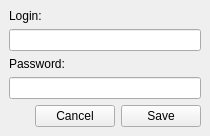
<?xml version="1.0" encoding="UTF-8"?>
<ui version="4.0">
 <class>loginWindow</class>
 <widget class="QMainWindow" name="loginWindow">
  <property name="geometry">
   <rect>
    <x>0</x>
    <y>0</y>
    <width>210</width>
    <height>130</height>
   </rect>
  </property>
  <property name="windowTitle">
   <string>Login</string>
  </property>
  <widget class="QWidget" name="centralwidget">
   <layout class="QVBoxLayout" name="verticalLayout">
    <item>
     <widget class="QLabel" name="label">
      <property name="text">
       <string>Login:</string>
      </property>
     </widget>
    </item>
    <item>
     <widget class="QLineEdit" name="loginLine"/>
    </item>
    <item>
     <widget class="QLabel" name="label_2">
      <property name="text">
       <string>Password:</string>
      </property>
     </widget>
    </item>
    <item>
     <widget class="QLineEdit" name="passwordLine">
      <property name="echoMode">
       <enum>QLineEdit::Password</enum>
      </property>
     </widget>
    </item>
    <item>
     <layout class="QHBoxLayout" name="horizontalLayout">
      <item>
       <spacer name="horizontalSpacer">
        <property name="orientation">
         <enum>Qt::Horizontal</enum>
        </property>
        <property name="sizeHint" stdset="0">
         <size>
          <width>40</width>
          <height>20</height>
         </size>
        </property>
       </spacer>
      </item>
      <item>
       <widget class="QPushButton" name="cancelButton">
        <property name="text">
         <string>Cancel</string>
        </property>
       </widget>
      </item>
      <item>
       <widget class="QPushButton" name="saveButton">
        <property name="text">
         <string>Save</string>
        </property>
       </widget>
      </item>
     </layout>
    </item>
   </layout>
  </widget>
 </widget>
 <resources/>
 <connections>
  <connection>
   <sender>cancelButton</sender>
   <signal>clicked()</signal>
   <receiver>loginWindow</receiver>
   <slot>close()</slot>
   <hints>
    <hint type="sourcelabel">
     <x>75</x>
     <y>107</y>
    </hint>
    <hint type="destinationlabel">
     <x>22</x>
     <y>113</y>
    </hint>
   </hints>
  </connection>
 </connections>
</ui>
